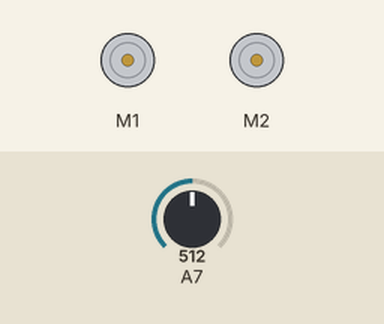
A sketch run on a simulated Arduino Nano, built with avr-gcc and run on an emulated ATmega328P. Shown: 2 × DC motor (green arrow = forward, orange = backward, longer = faster). Inputs (shaded band) come from the test bench; at power-on: A7 = 512.

Above: at 0.8 s.
0.9 s: A7 set to 0
At 2.1 s:
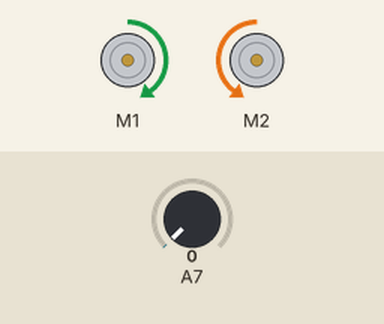
Timing chart, 0 to 4.4 s (numbered marks = the images above; inputs shaded):
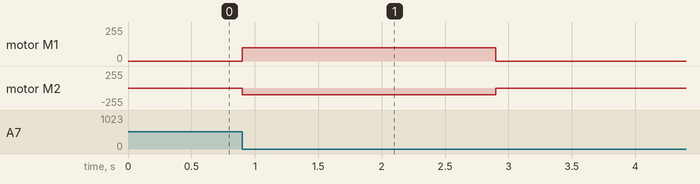

Measured:
- after the input at 0.9 s, motor M1: stopped → forward 100/255 at once, → stopped 2.0 s later; motor M2: stopped → backward 100/255 at once, → stopped 2.0 s later

The sketch:

sketch_oct25a.ino
```cpp
#include <Arduino.h>
#include <MeMCore.h>

MeDCMotor motor1(M1);
MeDCMotor motor2(M2);

void moving(int d) {
  motor1.run(100); // can be any int from -255 to 255
  motor2.run(-100);
  delay(d);
  motor1.stop();
  motor2.stop();
}

void setup() {
  // put your setup code here, to run once:
  pinMode(A7, INPUT);

  while (analogRead(A7) !=0);
  moving(2000);
}

void loop() {
  // put your main code here, to run repeatedly:

}
```
